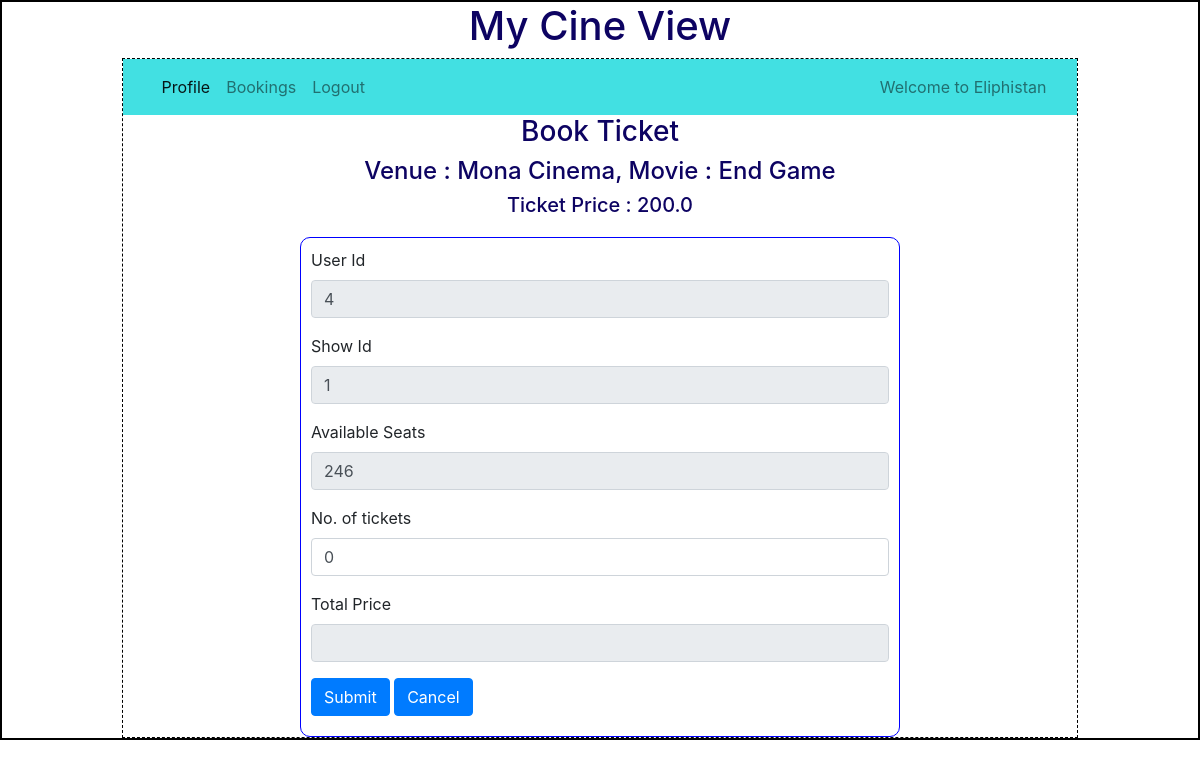
The page /book_ticket/4/1/Eliphistan on the database its author committed.
### backend/models.py (models this page shows)
class Theatre(db.Model):
    __tablename__="theatre"
    id=db.Column(db.Integer,primary_key=True)
    name=db.Column(db.String,nullable=False)
    location=db.Column(db.String,nullable=False)
    pin_code=db.Column(db.Integer,nullable=False)
    capacity=db.Column(db.Integer,nullable=False)
    venue_pic_url=db.Column(db.String,nullable=True,default="None")
    shows=db.relationship("Show",cascade="all,delete",backref="theatre",lazy=True) # Theater can access all of Its shows

class Show(db.Model):
    __tablename__="show"
    id=db.Column(db.Integer,primary_key=True)
    name=db.Column(db.String,nullable=False)
    tags=db.Column(db.String,nullable=False)
    rating=db.Column(db.Integer,default=0)
    tkt_price=db.Column(db.Float,default=0.0)
    date_time=db.Column(db.DateTime,nullable=False)
    theatre_id=db.Column(db.Integer, db.ForeignKey("theatre.id"),nullable=False)
    tickets=db.relationship("Ticket",cascade="all,delete",backref="show",lazy=True) # Shows can access Its tickets

### backend/controllers.py (the view)
@app.route("/book_ticket/<uid>/<sid>/<name>",methods=["GET","POST"])
def book_ticket(uid,sid,name):
    if request.method=="POST":
        no_of_tickets=request.form.get("no_of_tickets")
        new_ticket=Ticket(no_of_tickets=no_of_tickets,s1_nos="",user_id=uid,show_id=sid)
        db.session.add(new_ticket)
        db.session.commit()
        return redirect(url_for("user_dashboard",id=uid,name=name))
    show=Show.query.filter_by(id=sid).first()
    theatre=Theatre.query.filter_by(id=show.theatre_id).first()
    available_seats=theatre.capacity
    book_tickets=Ticket.query.with_entities(func.sum(Ticket.no_of_tickets)).group_by(Ticket.show_id).filter_by(show_id=sid).first()
    if book_tickets:
        available_seats -= book_tickets[0]
    return render_template("book_ticket.html",uid=uid,sid=sid,name=name,tname=theatre.name,sname=show.name,available_seats=available_seats,tktprice=show.tkt_price)

### templates/book_ticket.html (shortened to what this page needs)
{%extends "user_layout.html"%}
{%block content%}
            <div class="center"><h3>Book Ticket</h3></div>
            <div class="center"><h4>Venue : {{tname}}, Movie : {{sname}}</h3></div>
            <div class="center"><h5>Ticket Price : {{tktprice}}</h5></div>
            <form action="/book_ticket/{{uid}}/{{sid}}/{{name}}" method="POST">
            <div class="input_form">
                <div class="mb-3">
                    <label for="name" class="form-label">User Id</label>
                    <input type="text" class="form-control" name="uid" id="uid" value="{{uid}}" readonly>
                </div>
                <div class="mb-3">
                    <label for="name" class="form-label">Show Id</label>
                    <input type="text" class="form-control" name="sid" id="sid" value="{{sid}}" readonly>
                </div>
                <div class="mb-3">
                    <label for="name" class="form-label">Available Seats</label>
                    <input type="text" class="form-control" name="available_seats" id="available_seats" value="{{available_seats}}" readonly>
                </div>
                {%if available_seats == 0%}
                    <div class="mb-3">
                        <label for="name" class="form-label">No seats are available!!!</label>
                    </div>
                {%else%}
                    <div class="mb-3">
                        <label for="name" class="form-label">No. of tickets</label>
                        <input type="text" class="form-control" name="no_of_tickets" id="no_of_tickets" value="0" onblur="calculateTotalPrice('{{tktprice}}')">
                    </div>
                {%endif%}
                <div class="mb-3">
                    <label for="name" class="form-label">Total Price</label>
                    <input type="text" class="form-control" name="total_price" id="total_price" readonly>
                </div>
                <div class="mb-3">
                    <button type="submit" text-align="center" class="btn btn-primary">Submit</button>
                    <a href ="/user/{{uid}}/{{name}}" type="button" class="btn btn-primary">Cancel</a>
                </div>
            </div>
            </form>
{%endblock%}

### static/styles/main.css (style rules this page uses)
* { margin:0px; }
.input_form { border: 1px solid blue; width: 600px; height: 500px; margin: auto; margin-top: 20px; padding: 10px; border-radius: 10px; font-size: 16px; text-align: justyfy; }
.center { text-align: center; margin: auto; color: rgb(13, 3, 98); }

### rows shown on the page
Theatre: name "Mona Cinema"
Show: name "End Game", tkt_price "200.0"

### other values the page prints
{{ name }} "Eliphistan"
